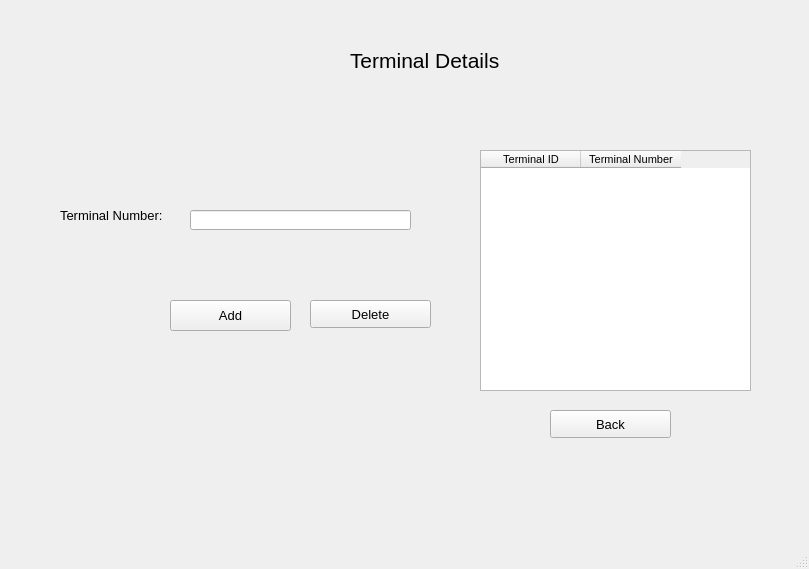
<?xml version="1.0" encoding="UTF-8"?>
<ui version="4.0">
 <class>TerminalNum</class>
 <widget class="QMainWindow" name="TerminalNum">
  <property name="geometry">
   <rect>
    <x>0</x>
    <y>0</y>
    <width>809</width>
    <height>569</height>
   </rect>
  </property>
  <property name="font">
   <font>
    <pointsize>8</pointsize>
   </font>
  </property>
  <property name="windowTitle">
   <string>Terminal</string>
  </property>
  <widget class="QWidget" name="centralwidget">
   <widget class="QLabel" name="label_2">
    <property name="geometry">
     <rect>
      <x>60</x>
      <y>200</y>
      <width>111</width>
      <height>31</height>
     </rect>
    </property>
    <property name="font">
     <font>
      <pointsize>10</pointsize>
     </font>
    </property>
    <property name="text">
     <string>Terminal Number:</string>
    </property>
   </widget>
   <widget class="QPushButton" name="TAddBtn">
    <property name="geometry">
     <rect>
      <x>170</x>
      <y>300</y>
      <width>121</width>
      <height>31</height>
     </rect>
    </property>
    <property name="font">
     <font>
      <pointsize>10</pointsize>
     </font>
    </property>
    <property name="text">
     <string>Add</string>
    </property>
   </widget>
   <widget class="QTableWidget" name="TerminalTable">
    <property name="geometry">
     <rect>
      <x>480</x>
      <y>150</y>
      <width>271</width>
      <height>241</height>
     </rect>
    </property>
    <column>
     <property name="text">
      <string>Terminal ID</string>
     </property>
    </column>
    <column>
     <property name="text">
      <string>Terminal Number</string>
     </property>
    </column>
   </widget>
   <widget class="QPushButton" name="DeleteBtn">
    <property name="geometry">
     <rect>
      <x>310</x>
      <y>300</y>
      <width>121</width>
      <height>28</height>
     </rect>
    </property>
    <property name="font">
     <font>
      <pointsize>10</pointsize>
     </font>
    </property>
    <property name="text">
     <string>Delete</string>
    </property>
   </widget>
   <widget class="QLabel" name="label">
    <property name="geometry">
     <rect>
      <x>350</x>
      <y>30</y>
      <width>161</width>
      <height>61</height>
     </rect>
    </property>
    <property name="font">
     <font>
      <pointsize>16</pointsize>
     </font>
    </property>
    <property name="text">
     <string>Terminal Details</string>
    </property>
   </widget>
   <widget class="QPushButton" name="TBackBtn">
    <property name="geometry">
     <rect>
      <x>550</x>
      <y>410</y>
      <width>121</width>
      <height>28</height>
     </rect>
    </property>
    <property name="font">
     <font>
      <pointsize>10</pointsize>
     </font>
    </property>
    <property name="text">
     <string>Back</string>
    </property>
   </widget>
   <widget class="QLineEdit" name="TerminalNum_2">
    <property name="geometry">
     <rect>
      <x>190</x>
      <y>210</y>
      <width>221</width>
      <height>20</height>
     </rect>
    </property>
   </widget>
  </widget>
  <widget class="QMenuBar" name="menubar">
   <property name="geometry">
    <rect>
     <x>0</x>
     <y>0</y>
     <width>809</width>
     <height>26</height>
    </rect>
   </property>
  </widget>
  <widget class="QStatusBar" name="statusbar"/>
 </widget>
 <resources/>
 <connections/>
</ui>
